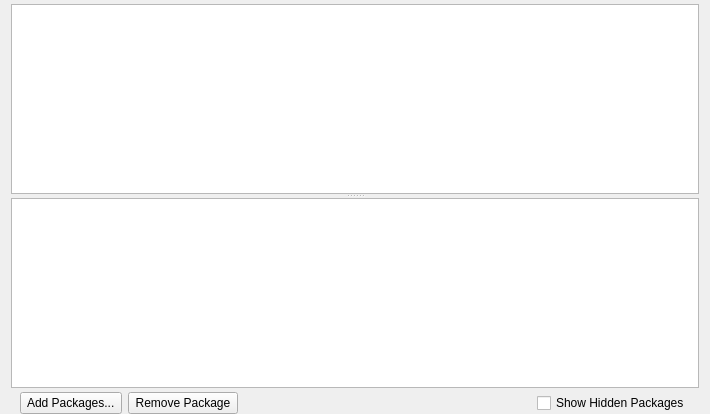
     <widget class="QWidget" name="packagesTab">
      <attribute name="title">
       <string>Packages</string>
      </attribute>
      <layout class="QVBoxLayout" name="verticalLayout">
       <property name="spacing">
        <number>4</number>
       </property>
       <property name="topMargin">
        <number>4</number>
       </property>
       <property name="bottomMargin">
        <number>0</number>
       </property>
       <item>
        <widget class="QSplitter" name="splitter">
         <property name="orientation">
          <enum>Qt::Vertical</enum>
         </property>
         <widget class="QTreeView" name="extTreeView"/>
         <widget class="QTextBrowser" name="extTextBrowser">
          <property name="openExternalLinks">
           <bool>true</bool>
          </property>
         </widget>
        </widget>
       </item>
       <item>
        <widget class="QWidget" name="widget" native="true">
         <layout class="QHBoxLayout" name="horizontalLayout">
          <property name="topMargin">
           <number>0</number>
          </property>
          <property name="bottomMargin">
           <number>0</number>
          </property>
          <item>
           <widget class="QPushButton" name="extAddButton">
            <property name="sizePolicy">
             <sizepolicy hsizetype="Expanding" vsizetype="Fixed">
              <horstretch>0</horstretch>
              <verstretch>0</verstretch>
             </sizepolicy>
            </property>
            <property name="text">
             <string> Add Packages... </string>
            </property>
           </widget>
          </item>
          <item>
           <widget class="QPushButton" name="extRemoveButton">
            <property name="sizePolicy">
             <sizepolicy hsizetype="Expanding" vsizetype="Fixed">
              <horstretch>0</horstretch>
              <verstretch>0</verstretch>
             </sizepolicy>
            </property>
            <property name="text">
             <string> Remove Package </string>
            </property>
           </widget>
          </item>
          <item>
           <spacer name="horizontalSpacer">
            <property name="orientation">
             <enum>Qt::Horizontal</enum>
            </property>
            <property name="sizeHint" stdset="0">
             <size>
              <width>293</width>
              <height>20</height>
             </size>
            </property>
           </spacer>
          </item>
          <item>
           <widget class="QCheckBox" name="extShowHiddenToggle">
            <property name="text">
             <string>Show Hidden Packages</string>
            </property>
           </widget>
          </item>
         </layout>
        </widget>
       </item>
      </layout>
     </widget>
